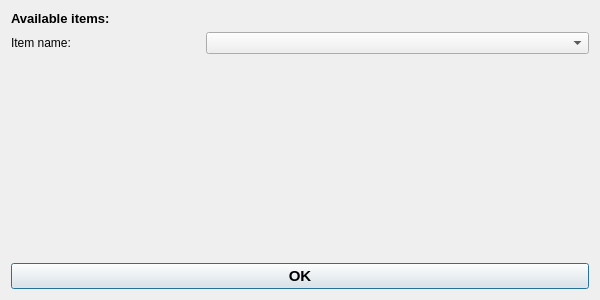
<?xml version="1.0" encoding="UTF-8"?>
<ui version="4.0">
 <class>Dialog</class>
 <widget class="QDialog" name="Dialog">
  <property name="windowModality">
   <enum>Qt::WindowModality::ApplicationModal</enum>
  </property>
  <property name="geometry">
   <rect>
    <x>0</x>
    <y>0</y>
    <width>600</width>
    <height>300</height>
   </rect>
  </property>
  <property name="windowTitle">
   <string>Item query</string>
  </property>
  <layout class="QGridLayout" name="gridLayout">
   <item row="2" column="1">
    <spacer name="verticalSpacer">
     <property name="orientation">
      <enum>Qt::Orientation::Vertical</enum>
     </property>
     <property name="sizeHint" stdset="0">
      <size>
       <width>20</width>
       <height>40</height>
      </size>
     </property>
    </spacer>
   </item>
   <item row="1" column="1" colspan="2">
    <widget class="QComboBox" name="items_cbo"/>
   </item>
   <item row="4" column="0" colspan="3">
    <widget class="QPushButton" name="ok_pb">
     <property name="font">
      <font>
       <pointsize>11</pointsize>
       <bold>true</bold>
      </font>
     </property>
     <property name="text">
      <string>OK</string>
     </property>
    </widget>
   </item>
   <item row="1" column="0">
    <widget class="QLabel" name="label_3">
     <property name="text">
      <string>Item name:</string>
     </property>
    </widget>
   </item>
   <item row="0" column="0" colspan="3">
    <widget class="QLabel" name="label">
     <property name="font">
      <font>
       <pointsize>10</pointsize>
       <bold>true</bold>
      </font>
     </property>
     <property name="text">
      <string>Available items:</string>
     </property>
    </widget>
   </item>
  </layout>
 </widget>
 <tabstops>
  <tabstop>ok_pb</tabstop>
 </tabstops>
 <resources/>
 <connections/>
</ui>
